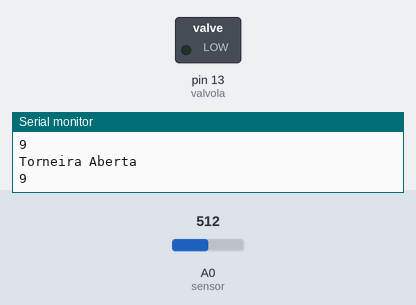
This sketch was run on a simulated Arduino Uno, built with avr-gcc and run on an emulated ATmega328P. Shown: switched loads named in the sketch (green lamp = pin HIGH), the last lines printed to the serial monitor. The inputs (shaded band) are chosen by the test bench; at power-on: A0 (sensor) = 512.

Above: at 5.8 s.
5.9 s: A0 (sensor) set to 318
11.9 s: A0 (sensor) set to 296
At 15.4 s:
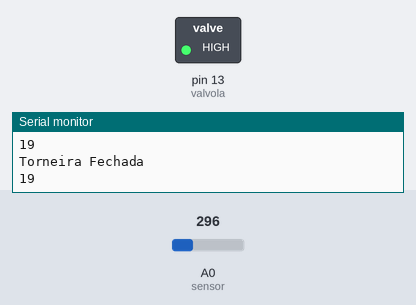
17.9 s: A0 (sensor) set to 306
At 19.1 s:
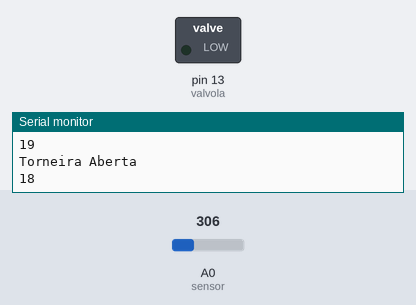
23.9 s: A0 (sensor) set to 122
At 29.1 s:
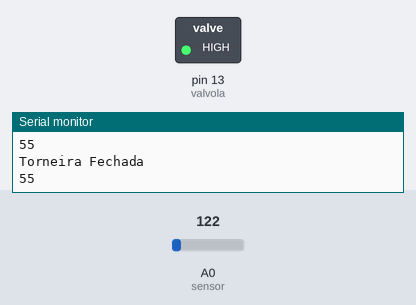
Timing chart, 0 to 30.6 s (numbered marks = the images above; inputs shaded):
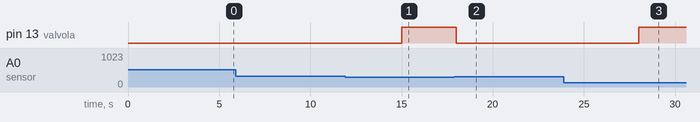

The sketch:

Sensor_Sharp_2Y0A21YK0F_Abertura_Torneira.ino
```cpp
/**
   Sensor de abertura automático de torneira
   @author Eugenio Ramos Junior

   Calculo usado do site ROBOCORE
   https://www.robocore.net/loja/sensores/sensor-de-distancia-infra-vermelho-sharp-10-80cm#descricao
*/

//================CALCULO DA DISTANCIA===============
int sensorValue = 0;
int cmValue = 0;

//================SENSOR E VALVOLA DE ABERTURA=======
#define sensor A0
#define valvola 13

void setup() {
  Serial.begin(9600);
  pinMode(valvola, OUTPUT);
}

void loop() {
  sensorValue = analogRead(sensor);
  cmValue = (6762 / (sensorValue - 9)) - 4;

  if (cmValue <= 18) {
    digitalWrite(valvola, LOW);
    Serial.println("Torneira Aberta");
    Serial.println(cmValue);
    delay(5000);
  } else {
    digitalWrite(valvola, HIGH);
    Serial.println("Torneira Fechada");
    Serial.println(cmValue);
    delay(200);
  }
}
```

Measured:
- the behaviour switches between 304 and 303 on A0 (sensor) (found by bisection; images 0 and 1)
- after the input at 11.9 s, pin 13 (valvola): LOW → HIGH after 3.1 s
- after the input at 17.9 s, pin 13 (valvola): HIGH → LOW after 0.11 s
- after the input at 23.9 s, pin 13 (valvola): LOW → HIGH after 4.1 s
